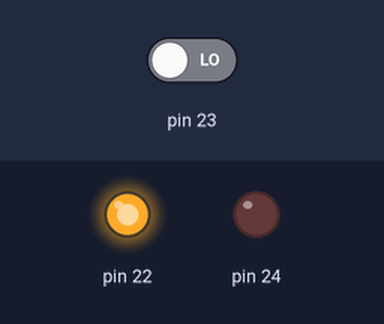
A sketch run on a simulated Arduino Mega 2560, built with avr-gcc and run on an emulated ATmega2560. Parts: output pins drawn as LEDs (lit = HIGH). The inputs (shaded band) are chosen by the test bench; at power-on: pin 23 LOW.

Above: at 1.2 s.
1.3 s: pin 23 driven HIGH
At 2.3 s:
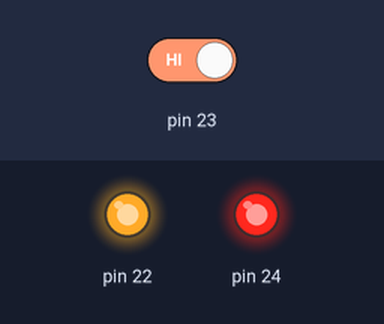
2.8 s: pin 23 driven LOW
At 3.4 s:
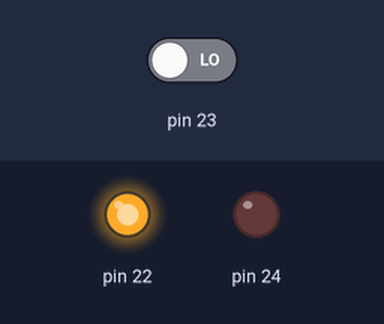
Timing chart, 0 to 5.8 s (numbered marks = the images above; inputs shaded):
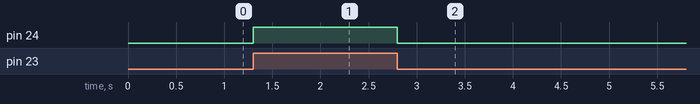

The sketch:

sketch.ino
```cpp
uint8_t aceso = 0;
uint8_t leitura = 0;
void setup() {
  pinMode(22, OUTPUT);
  pinMode(23, INPUT);
  pinMode(24, OUTPUT);
  //o 22 vai estar servindo como o +5V só pelo
  //caso de se ter trocado as palavras em
  //"Utilize o sinal de saída do botão
  //como entrada do microcontrolador"
  digitalWrite(22, HIGH);

}

void loop() {
  leitura = digitalRead(23);
  if (leitura != aceso){
    aceso = leitura;
    if (aceso){
      digitalWrite(24, HIGH);
    } else{
      digitalWrite(24, LOW);
    }
    delay(50);
  }
}
```

Measured:
- after the input at 1.3 s, pin 24: LOW → HIGH at once
- after the input at 2.8 s, pin 24: HIGH → LOW at once
